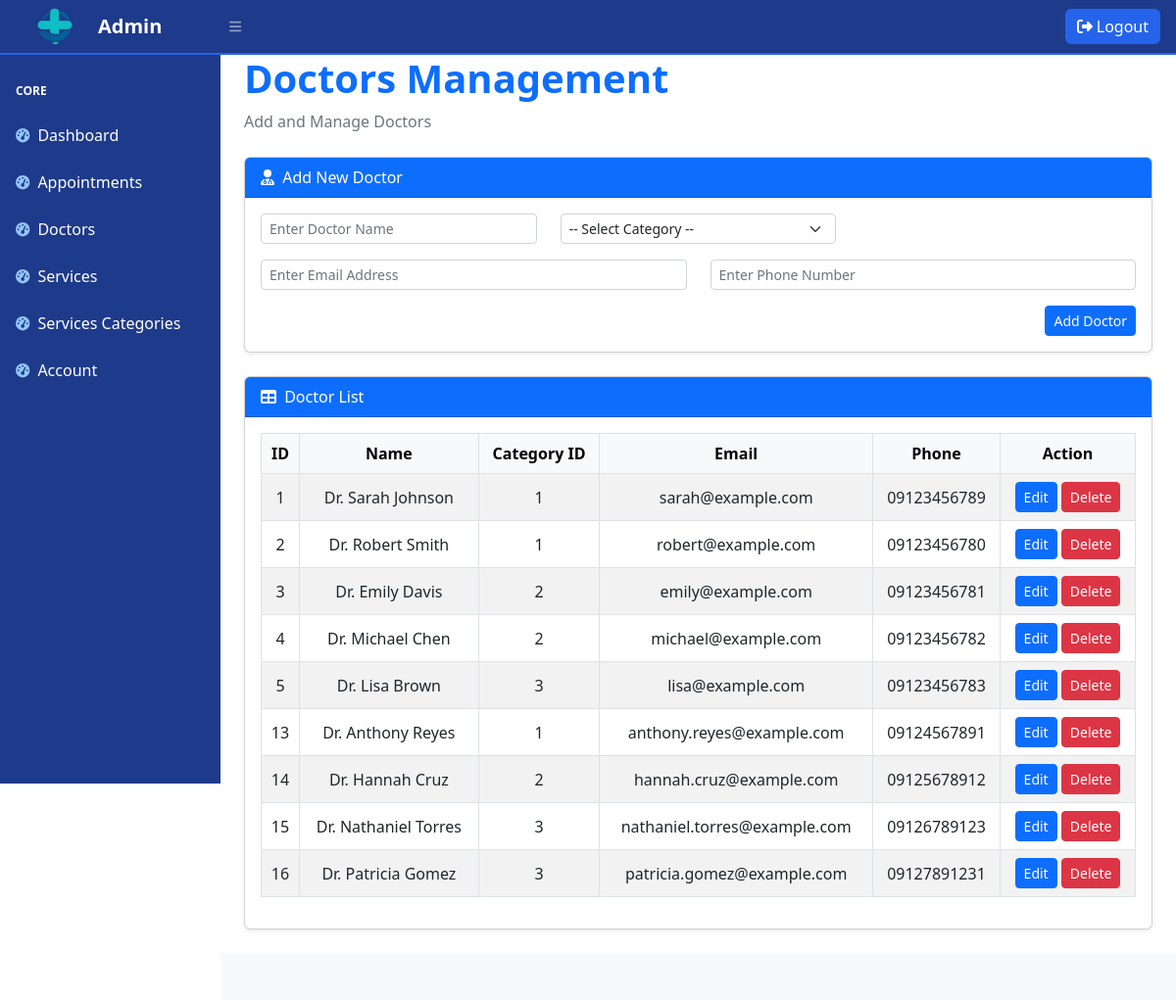
Page /clinic_admin/doctors_tbl.php on the committed database.
### tables this page shows
CREATE TABLE `doctors` (
  `doctor_id` int NOT NULL,
  `doctor_name` varchar(100) NOT NULL,
  `category_id` int NOT NULL,
  `email` varchar(100) NOT NULL,
  `phone` varchar(20) NOT NULL,
  `status` enum('active','inactive') DEFAULT 'active',
  `created_at` timestamp NULL DEFAULT CURRENT_TIMESTAMP
);

### clinic_admin/doctors_tbl.php (the view, shortened to what this page needs)
<?php
include 'doctor_crud.php';
?>
<!DOCTYPE html>
<html lang="en">
<?php include 'includes/head.php'; ?>
<body class="sb-nav-fixed">
    <?php include 'includes/header.php'; ?>
    <div id="layoutSidenav">
        <?php include 'includes/sidebar.php'; ?>
        <div id="layoutSidenav_content">
            <main>
                <div class="container-fluid px-4">
                    <h1 class="mt-mb-4 text-primary fw-bold">Doctors Management</h1>
                    <ol class="breadcrumb mb-4">
                        <li class="breadcrumb-item active">Add and Manage Doctors</li>
                    </ol>
                    <div class="card mb-4 shadow-sm">
                        <div class="card-header bg-primary text-white">
                            <i class="fas fa-user-md me-1"></i> Add New Doctor
                        </div>
                        <div class="card-body">
                            <form method="post" action="doctor_crud.php">
                                <div class="row mb-3">
                                    <div class="col-md-4">
                                        <input type="text" name="doctor_name" placeholder="Enter Doctor Name" class="form-control form-control-sm" required>
                                    </div>
                                    <div class="col-md-4">
                                        <select name="category_id" class="form-select form-select-sm" required>
                                            <option value="">-- Select Category --</option>
                                        </select>
                                    </div>
                                </div>
                                <div class="row mb-3">
                                    <div class="col-md-6">
                                        <input type="email" name="email" placeholder="Enter Email Address" class="form-control form-control-sm" required>
                                    </div>
                                    <div class="col-md-6">
                                        <input type="text" name="phone" placeholder="Enter Phone Number" class="form-control form-control-sm" required>
                                    </div>
                                </div>
                                <div class="text-end">
                                    <input type="submit" name="adddoctor" value="Add Doctor" class="btn btn-primary btn-sm">
                                </div>
                            </form>
                        </div>
                    </div>
                    <div class="card mb-4 shadow-sm">
                        <div class="card-header bg-primary text-white">
                            <i class="fas fa-table me-1"></i> Doctor List
                        </div>
                        <div class="card-body">
                            <table id="datatablesSimple" class="table table-bordered table-striped text-center align-middle">
                                <thead class="table-light">
                                    <tr>
                                        <th>ID</th>
                                        <th>Name</th>
                                        <th>Category ID</th>
                                        <th>Email</th>
                                        <th>Phone</th>
                                        <th>Action</th>
                                    </tr>
                                </thead>
                                <tbody>
                                    <?php
                                    $sql = 'SELECT * FROM doctors';
                                    $stmt = $pdo->prepare($sql);
                                    $stmt->execute();
                                    $doctorList = $stmt->fetchAll();
                                    foreach ($doctorList as $doctor): ?>
                                        <tr>
                                            <td><?= htmlspecialchars($doctor['doctor_id']) ?></td>
                                            <td><?= htmlspecialchars($doctor['doctor_name']) ?></td>
                                            <td><?= htmlspecialchars($doctor['category_id']) ?></td>
                                            <td><?= htmlspecialchars($doctor['email']) ?></td>
                                            <td><?= htmlspecialchars($doctor['phone']) ?></td>
                                            <td>
                                                <a href="doctor_edit.php?doctor_id=<?= $doctor['doctor_id'] ?>" class="btn btn-primary btn-sm">Edit</a>
                                                <button
                                                    type="button"
                                                    class="btn btn-danger btn-sm"
                                                    data-bs-toggle="modal"
                                                    data-bs-target="#deleteModal"
                                                    data-id="<?= $doctor['doctor_id'] ?>"
                                                    data-name="<?= htmlspecialchars($doctor['doctor_name']) ?>"
                                                >
                                                    Delete
                                                </button>
                                            </td>
                                        </tr>
                                    <?php endforeach; ?>
                                </tbody>
                            </table>
                        </div>
                    </div>
                </div>
            </main>
            <?php include 'includes/footer.php'; ?>
</body>
</html>

### rows in the picture
doctors: doctor_id "1", doctor_name "Dr. Sarah Johnson", category "1", email "sarah@example.com", phone "09123456789"
doctors: doctor_id "2", doctor_name "Dr. Robert Smith", category "1", email "robert@example.com", phone "09123456780"
doctors: doctor_id "3", doctor_name "Dr. Emily Davis", category "2", email "emily@example.com", phone "09123456781"
doctors: doctor_id "4", doctor_name "Dr. Michael Chen", category "2", email "michael@example.com", phone "09123456782"
doctors: doctor_id "5", doctor_name "Dr. Lisa Brown", category "3", email "lisa@example.com", phone "09123456783"
doctors: doctor_id "13", doctor_name "Dr. Anthony Reyes", category "1", email "anthony.reyes@example.com", phone "09124567891"
doctors: doctor_id "14", doctor_name "Dr. Hannah Cruz", category "2", email "hannah.cruz@example.com", phone "09125678912"
doctors: doctor_id "15", doctor_name "Dr. Nathaniel Torres", category "3", email "nathaniel.torres@example.com", phone "09126789123"
doctors: doctor_id "16", doctor_name "Dr. Patricia Gomez", category "3", email "patricia.gomez@example.com", phone "09127891231"
